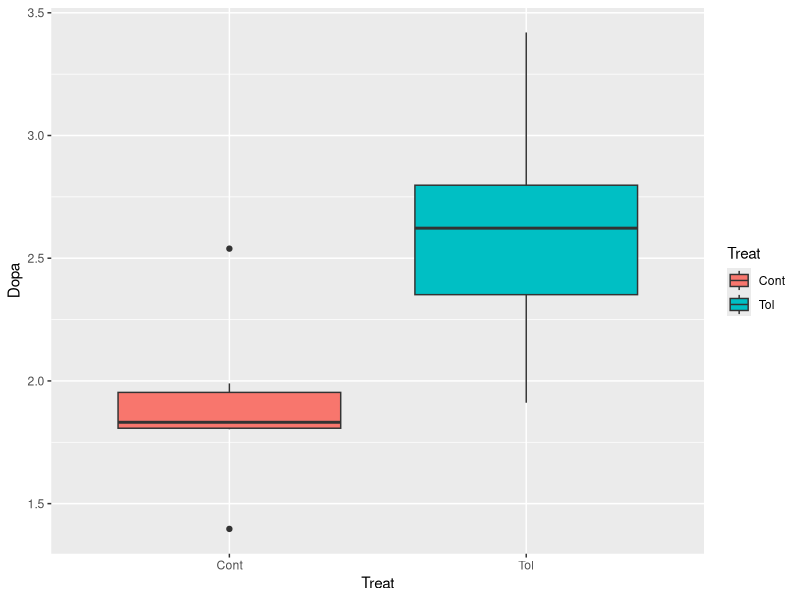
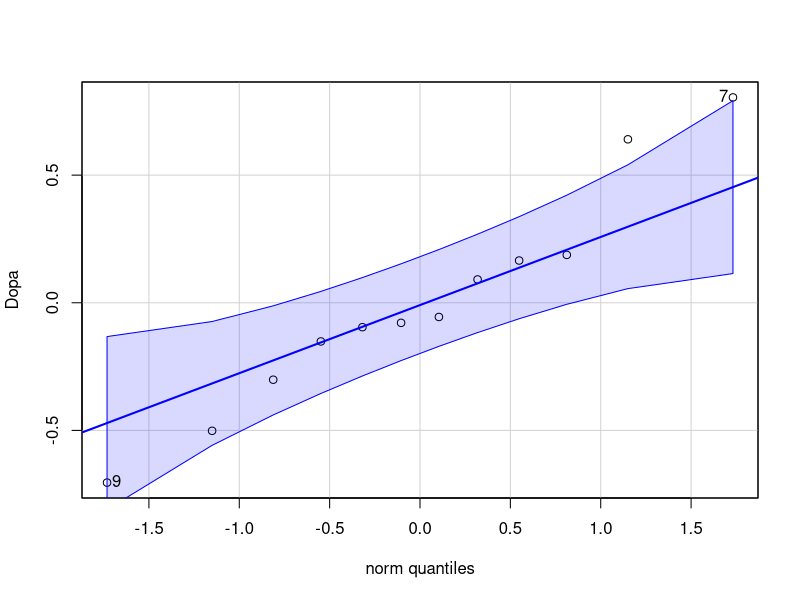

Write R code to recreate these figures, in order.
## ---- chunk 1
library(readr)
Dopamine <- read_delim("data/Dopamine.csv", 
    "\t", escape_double = FALSE, trim_ws = TRUE)
View(Dopamine)
## ---- chunk 2
## Recoding Dopamine$Treat
Dopamine$Treat <- factor(Dopamine$Treat)


## ---- chunk 3
summary(Dopamine)
## ---- chunk 4
library(ggplot2)
ggplot(data=Dopamine)+
 geom_boxplot(mapping=aes(x= Treat, y = Dopa, fill=Treat))
## ---- chunk 5
library("dplyr")
Dopamine %>% mutate(Dopa.res = Dopa - ave(Dopa, Treat)) -> Dopamine
## ---- chunk 6
car::qqPlot(Dopamine$Dopa.res, distribution = "norm",
  envelope = 0.95, col = "Black", ylab = "Dopa")
## ---- chunk 7
t.test(Dopa ~ Treat, data = Dopamine,
  alternative = "two.sided", conf.level = 0.95, var.equal = TRUE)
## ---- chunk 8
#wilcox.test(Dopa ~ Treat, data = Dopamine,
 # alternative = "two.sided", conf.level = 0.95)
